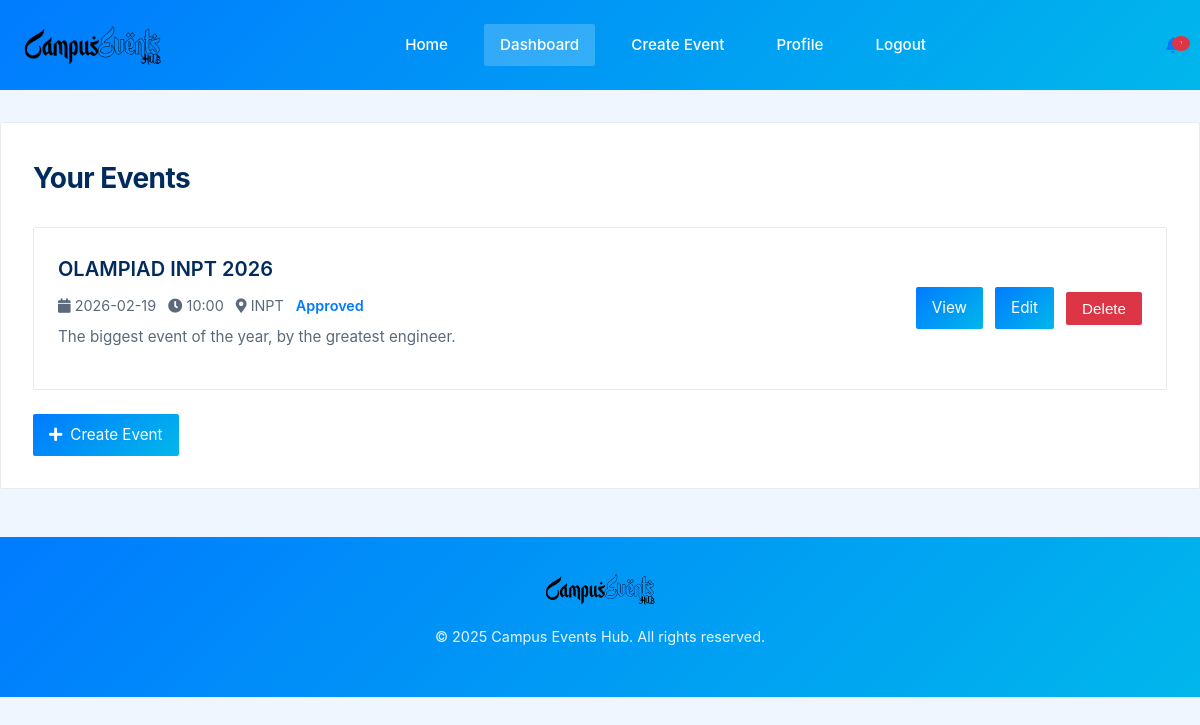
The page /dashboard (signed in) on the database its author committed.
### models.py (models this page shows)
class Event(db.Model):
    __tablename__ = 'event'
    id = db.Column(db.Integer, primary_key=True)
    title = db.Column(db.String(100), nullable=False)
    description = db.Column(db.Text, nullable=False)
    date = db.Column(db.Date, nullable=False)
    time = db.Column(db.Time, nullable=False)
    location = db.Column(db.String(100), nullable=False)
    category = db.Column(db.String(50), nullable=False)
    status = db.Column(db.Enum(EventStatus), default=EventStatus.PENDING)
    user_id = db.Column(db.Integer, db.ForeignKey('user.id'), nullable=False)
    likes = db.relationship('Like', backref='event', lazy=True, cascade='all, delete-orphan')
    rsvps = db.relationship('RSVP', backref='event', lazy=True, cascade='all, delete-orphan')
    notifications = db.relationship('Notification', backref='event', lazy=True, cascade='all, delete-orphan')

### app.py (the view)
@app.route('/dashboard')
@login_required
def dashboard():
    if current_user.role == UserRole.ADMIN:
        return redirect(url_for('admin_dashboard'))
    return render_template('dashboard.html', events=current_user.events)

### app.py (called while the page is built)
@login_manager.user_loader
def load_user(user_id):
    return User.query.get(int(user_id))

### templates/dashboard.html (shortened to what this page needs)
        {% extends "base.html" %}
{% block css %}
    <link rel="stylesheet" href="{{ url_for('static', filename='css/dashboard.css') }}">
{% endblock %}
{% block content %}
    <div class="container">
        <h2>Your Events</h2>
        {% if events %}
        <div class="event-list">
            {% for event in events %}
            <div class="event-card" id="event-card-{{ event.id }}">
                <div class="event-content">
                    <h3><a href="{{ url_for('get_event_page', event_id=event.id) }}">{{ event.title }}</a></h3>
                    <div class="event-meta">
                        <span><i class="fas fa-calendar"></i> {{ event.date.strftime('%Y-%m-%d') }}</span>
                        <span><i class="fas fa-clock"></i> {{ event.time.strftime('%H:%M') }}</span>
                        <span><i class="fas fa-map-marker-alt"></i> {{ event.location }}</span>
                        <span class="status-pending">{{ event.status.value }}</span>
                    </div>
                    <p class="event-description">{{ event.description }}</p>
                </div>
                <div class="event-actions">
                    <a href="{{ url_for('get_event_page', event_id=event.id) }}" class="btn btn-primary">View</a>
                    {% if current_user.id == event.organizer.id or current_user.role == 'admin' %}
                    <a href="{{ url_for('edit_event_page', event_id=event.id) }}" class="btn btn-primary">Edit</a>
                    <form action="{{ url_for('delete_event', event_id=event.id) }}" method="POST" class="delete-form">
                        <button type="submit" class="btn btn-danger delete-btn" data-event-id="{{ event.id }}">Delete</button>
                    </form>
                    {% endif %}
                </div>
            </div>
            {% endfor %}
        </div>
        {% else %}
        <p>You haven't created any events yet. <a href="{{ url_for('create_event_page') }}">Create one now!</a></p>
        {% endif %}
        <a href="{{ url_for('create_event_page') }}" class="btn btn-primary create-event-btn">
            <i class="fas fa-plus"></i> Create Event
        </a>
    </div>
{% endblock %}

### static/css/base.css (style rules this page uses)
:root { --primary-blue: #007bff; --light-blue: #f0f6ff; --white: #ffffff; --dark-blue: #002b5c; --gradient-blue: linear-gradient(135deg, #007bff 0%, #00b7eb 100%); --success-green: #28a745; --danger-red: #dc3545; --gray: #5a6a7a; --font-primary: 'Inter', -apple-system, BlinkMacSystemFont, sans-serif; --transition: all 0.3s ease; --border-radius: 2px; --animation-ease: cubic-bezier(0.4, 0, 0.2, 1); }
* { margin: 0; padding: 0; box-sizing: border-box; }
body { font-family: var(--font-primary); line-height: 1.7; color: var(--dark-blue); background-color: var(--light-blue); font-size: 16px; overscroll-behavior: none; }
h1, h2, h3, h4 { font-weight: 700; color: var(--dark-blue); }
h2 { font-size: 1.75rem; margin-bottom: 1.5rem; letter-spacing: -0.02em; }
h3 { font-size: 1.25rem; font-weight: 600; }
p { margin-bottom: 1rem; font-size: 0.95rem; font-weight: 400; }
a { text-decoration: none; color: var(--primary-blue); transition: var(--transition); }
.container { max-width: 1280px; margin: 2rem auto; padding: 2rem; background-color: var(--white); border-radius: var(--border-radius); border: 1px solid #e9ecef; animation: fadeInOpacity 0.4s var(--animation-ease); }
.btn { padding: 0.5rem 1rem; border: none; border-radius: var(--border-radius); font-size: 0.95rem; cursor: pointer; transition: var(--transition); display: inline-flex; align-items: center; gap: 0.5rem; }
.btn-primary { background: var(--gradient-blue); color: var(--white); }
.btn-danger { background-color: var(--danger-red); color: var(--white); }

### static/css/dashboard.css (style rules this page uses)
.event-list { display: flex; flex-direction: column; gap: 1rem; }
.event-card { background-color: var(--white); border: 1px solid #e9ecef; border-radius: var(--border-radius); padding: 1.5rem; display: grid; grid-template-columns: 3fr 1fr; align-items: center; transition: background-color var(--transition), transform 0.2s var(--animation-ease); }
.event-content { display: flex; flex-direction: column; gap: 0.5rem; }
.event-content h3 a { color: var(--dark-blue); transition: color var(--transition); }
.event-meta { font-size: 0.9rem; color: var(--gray); display: flex; flex-wrap: wrap; gap: 0.75rem; }
.event-meta .status-pending { color: var(--primary-blue); font-weight: 600; text-transform: capitalize; }
.event-description { font-size: 0.95rem; color: var(--gray); max-width: 600px; line-height: 1.5; }
.event-actions { display: flex; gap: 0.75rem; justify-self: end; align-items: center; flex-wrap: wrap; }
.create-event-btn { background: var(--gradient-blue); color: var(--white); margin-top: 1.5rem; display: inline-flex; align-items: center; gap: 0.5rem; }

### rows shown on the page
Event: title "OLAMPIAD INPT 2026", date "2026-02-19", time "10:00", location "INPT", status.value "Approved", description "The biggest event of the year, by the greatest engineer."
